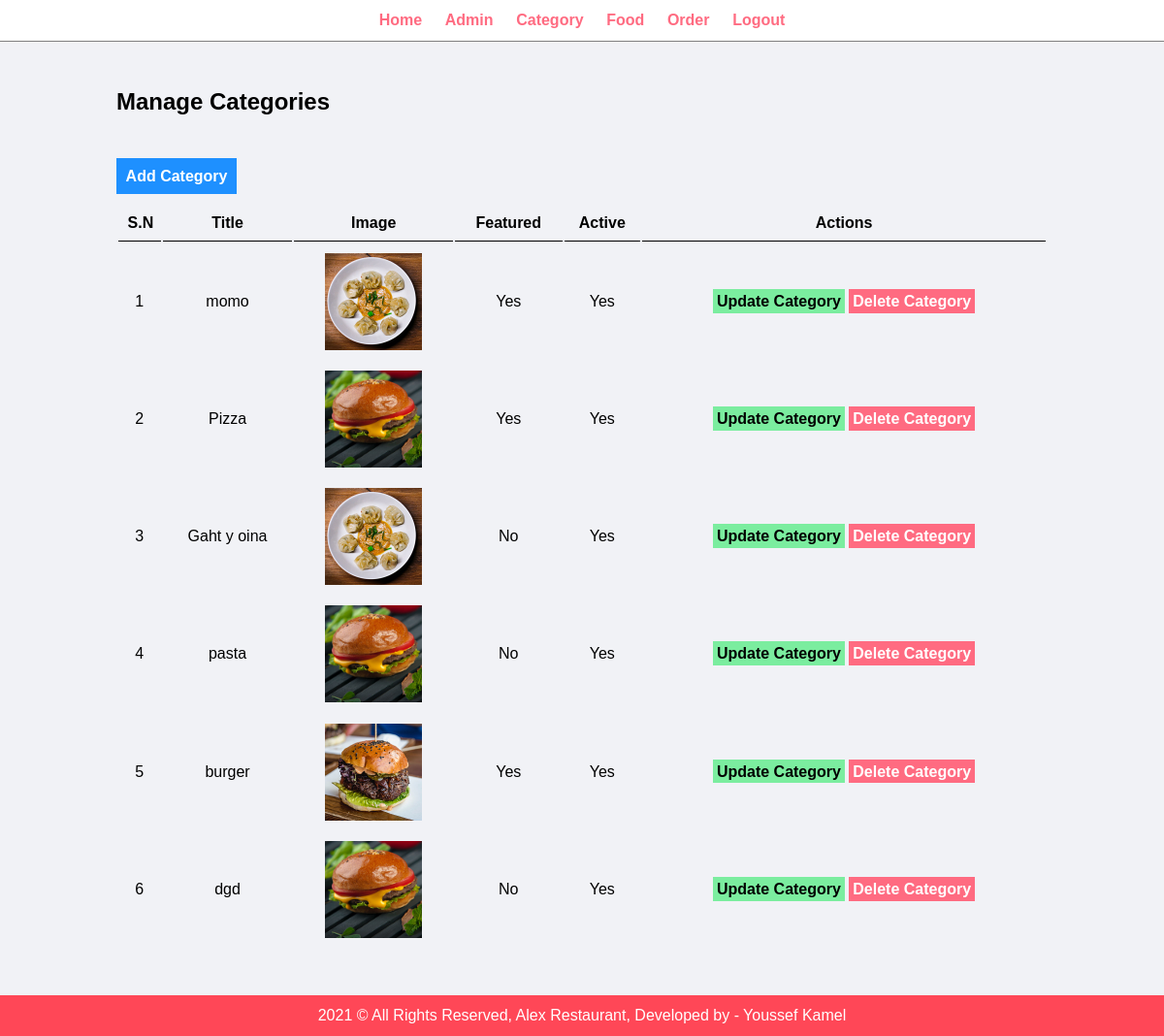
The app's page /admin/manageCategory.php (signed in) with its own data.
### tables this page shows
CREATE TABLE `category` (
  `id` int(11) NOT NULL,
  `title` varchar(100) NOT NULL,
  `image_name` varchar(100) NOT NULL,
  `featured` varchar(10) NOT NULL,
  `active` varchar(10) NOT NULL
);

### admin/manageCategory.php (the view, shortened to what this page needs)
<?php include("includes/header.inc.php"); ?>
<div class="main-content">
    <div class="wrapper">
        <h2>Manage Categories</h2>
        <br>
        <br><br>
        <a href="<?php echo SITEURL."admin/addCategory.php";?>" class="btn-primary">Add Category</a>
        <br>
        <br>
        <table class="tbl-full">
            <tr>
                <th>S.N</th>
                <th>Title</th>
                <th>Image</th>
                <th>Featured</th>
                <th>Active</th>
                <th>Actions</th>
            </tr>
            <?php
                $sql = "SELECT * FROM category";
                $res = mysqli_query($conn, $sql);
                if ($res == true) {
                    $count = mysqli_num_rows($res);
                    $num = 0;
                    if ($count > 0) {
                        while ($row = mysqli_fetch_assoc($res)) {
                            $id = $row['id'];
                            $title = $row['title'];
                            $imageName = $row['image_name'];
                            $featured = $row['featured'];
                            $active = $row['active'];
                            $num++;
                            ?>
                            <tr>
                                <td> <?php echo $num ?> </td>
                                <td> <?php echo $title ?> </td>
                                <td>
                                    <?php
                                        if ($imageName!="") {
                                            ?>
                                            <img src="<?php echo SITEURL ?>images/category/<?php echo $imageName?>">
                                            <?php
                                        } else {
                                            echo "<div class='error'>Image not added</div>";
                                        }
                                    ?>
                                </td>
                                <td> <?php echo $featured ?> </td>
                                <td> <?php echo $active ?> </td>
                                <td>
                                    <a href="<?php echo SITEURL ?>admin/updateCategory.php?id=<?php echo $id?>" class="btn-secondary">Update Category</a>
                                    <a href="<?php echo SITEURL ?>admin/deleteCategory.php?id=<?php echo $id?>&image_name=<?php echo $imageName?>" class="btn-danger">Delete Category</a>
                                </td>
                            </tr>
                            <?php
                        }
                    } else {
                        ?>
                        <tr>
                            <td><div class="error">No category added</div></td>
                        </tr>
                        <?php
                    }
                }
            ?>
        </table>
    </div>
</div>
<?php include("includes/footer.inc.php"); ?>

### admin/includes/header.inc.php (shortened to what this page needs)
<html lang="en">
<head>
    <link rel="stylesheet" href="../css/admin.css">
</head>
<body>
<div class="menu text-center">
    <div class="wrapper">
        <ul>
            <li><a href="index.php">Home</a></li>
            <li><a href="manageAdmin.php">Admin</a></li>
            <li><a href="manageCategory.php">Category</a></li>
            <li><a href="manageFood.php">Food</a></li>
            <li><a href="manageOrder.php">Order</a></li>
            <li><a href="logout.php">Logout</a></li>
        </ul>
    </div>
</div>

### admin/includes/footer.inc.php
<div class="footer">
    <div class="wrapper">
        <p class="text-center">2021 &copy; All Rights Reserved, Alex Restaurant, Developed by - Youssef Kamel</p>
    </div>
</div>
</body>
</html>

### css/admin.css (style rules this page uses)
* { margin: 0; padding: 0; font-family: Arial, Helvetica, sans-serif; }
.wrapper { padding: 1%; width: 80%; margin: 0 auto; }
.text-center { text-align: center; }
.tbl-full { width: 100%; }
table tr th { border-bottom: 1px solid black; padding: 1%; }
table tr td { text-align: center; padding: 1%; }
table tr td img { height: 100px; width: 100px; }
.btn-primary { background-color: #1e90ff; text-decoration: none; color: white; padding: 1%; font-weight: bold; }
.btn-secondary { background-color: #7bed9f; text-decoration: none; color: black; padding: 1%; font-weight: bold; }
.btn-danger { background-color: #ff6b81; text-decoration: none; color: white; padding: 1%; font-weight: bold; }
.menu { border-bottom: 1px solid gray; }
.menu ul { list-style: none; }
.menu ul li { display: inline; padding: 1%; }
.menu ul li a { text-decoration: none; font-weight: bold; color: #ff6b81; }
.main-content { background-color: #f1f2f6; padding: 3% 0; }
.footer { background-color: #ff4757; color: white; }

### records on screen
category: title "momo", image_name (picture), featured "Yes", active "Yes"
category: title "Pizza", image_name (picture), featured "Yes", active "Yes"
category: title "Gaht y oina", image_name (picture), featured "No", active "Yes"
category: title "pasta", image_name (picture), featured "No", active "Yes"
category: title "burger", image_name (picture), featured "Yes", active "Yes"
category: title "dgd", image_name (picture), featured "No", active "Yes"
